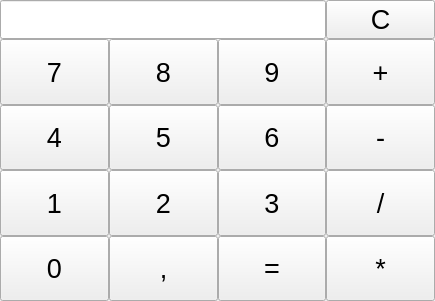
<?xml version="1.0" encoding="UTF-8"?>
<ui version="4.0">
 <class>CalculatorForm</class>
 <widget class="QWidget" name="CalculatorForm">
  <property name="geometry">
   <rect>
    <x>0</x>
    <y>0</y>
    <width>435</width>
    <height>301</height>
   </rect>
  </property>
  <property name="windowTitle">
   <string>Form</string>
  </property>
  <layout class="QVBoxLayout" name="verticalLayout">
   <property name="spacing">
    <number>0</number>
   </property>
   <property name="leftMargin">
    <number>0</number>
   </property>
   <property name="topMargin">
    <number>0</number>
   </property>
   <property name="rightMargin">
    <number>0</number>
   </property>
   <property name="bottomMargin">
    <number>0</number>
   </property>
   <item>
    <layout class="QGridLayout" name="gridLayout">
     <property name="spacing">
      <number>0</number>
     </property>
     <item row="1" column="0">
      <widget class="QPushButton" name="button7">
       <property name="sizePolicy">
        <sizepolicy hsizetype="Expanding" vsizetype="Expanding">
         <horstretch>0</horstretch>
         <verstretch>0</verstretch>
        </sizepolicy>
       </property>
       <property name="font">
        <font>
         <pointsize>20</pointsize>
        </font>
       </property>
       <property name="text">
        <string>7</string>
       </property>
      </widget>
     </item>
     <item row="1" column="1">
      <widget class="QPushButton" name="button8">
       <property name="sizePolicy">
        <sizepolicy hsizetype="Expanding" vsizetype="Expanding">
         <horstretch>0</horstretch>
         <verstretch>0</verstretch>
        </sizepolicy>
       </property>
       <property name="font">
        <font>
         <pointsize>20</pointsize>
        </font>
       </property>
       <property name="text">
        <string>8</string>
       </property>
      </widget>
     </item>
     <item row="1" column="2">
      <widget class="QPushButton" name="button9">
       <property name="sizePolicy">
        <sizepolicy hsizetype="Expanding" vsizetype="Expanding">
         <horstretch>0</horstretch>
         <verstretch>0</verstretch>
        </sizepolicy>
       </property>
       <property name="font">
        <font>
         <pointsize>20</pointsize>
        </font>
       </property>
       <property name="text">
        <string>9</string>
       </property>
      </widget>
     </item>
     <item row="1" column="3">
      <widget class="QPushButton" name="buttonPlus">
       <property name="sizePolicy">
        <sizepolicy hsizetype="Expanding" vsizetype="Expanding">
         <horstretch>0</horstretch>
         <verstretch>0</verstretch>
        </sizepolicy>
       </property>
       <property name="font">
        <font>
         <pointsize>20</pointsize>
        </font>
       </property>
       <property name="text">
        <string>+</string>
       </property>
      </widget>
     </item>
     <item row="2" column="0">
      <widget class="QPushButton" name="button4">
       <property name="sizePolicy">
        <sizepolicy hsizetype="Expanding" vsizetype="Expanding">
         <horstretch>0</horstretch>
         <verstretch>0</verstretch>
        </sizepolicy>
       </property>
       <property name="font">
        <font>
         <pointsize>20</pointsize>
        </font>
       </property>
       <property name="text">
        <string>4</string>
       </property>
      </widget>
     </item>
     <item row="2" column="1">
      <widget class="QPushButton" name="button5">
       <property name="sizePolicy">
        <sizepolicy hsizetype="Expanding" vsizetype="Expanding">
         <horstretch>0</horstretch>
         <verstretch>0</verstretch>
        </sizepolicy>
       </property>
       <property name="font">
        <font>
         <pointsize>20</pointsize>
        </font>
       </property>
       <property name="text">
        <string>5</string>
       </property>
      </widget>
     </item>
     <item row="2" column="2">
      <widget class="QPushButton" name="button6">
       <property name="sizePolicy">
        <sizepolicy hsizetype="Expanding" vsizetype="Expanding">
         <horstretch>0</horstretch>
         <verstretch>0</verstretch>
        </sizepolicy>
       </property>
       <property name="font">
        <font>
         <pointsize>20</pointsize>
        </font>
       </property>
       <property name="text">
        <string>6</string>
       </property>
      </widget>
     </item>
     <item row="2" column="3">
      <widget class="QPushButton" name="buttonMinus">
       <property name="sizePolicy">
        <sizepolicy hsizetype="Expanding" vsizetype="Expanding">
         <horstretch>0</horstretch>
         <verstretch>0</verstretch>
        </sizepolicy>
       </property>
       <property name="font">
        <font>
         <pointsize>20</pointsize>
        </font>
       </property>
       <property name="text">
        <string>-</string>
       </property>
      </widget>
     </item>
     <item row="3" column="0">
      <widget class="QPushButton" name="button1">
       <property name="sizePolicy">
        <sizepolicy hsizetype="Expanding" vsizetype="Expanding">
         <horstretch>0</horstretch>
         <verstretch>0</verstretch>
        </sizepolicy>
       </property>
       <property name="font">
        <font>
         <pointsize>20</pointsize>
        </font>
       </property>
       <property name="text">
        <string>1</string>
       </property>
      </widget>
     </item>
     <item row="3" column="1">
      <widget class="QPushButton" name="button2">
       <property name="sizePolicy">
        <sizepolicy hsizetype="Expanding" vsizetype="Expanding">
         <horstretch>0</horstretch>
         <verstretch>0</verstretch>
        </sizepolicy>
       </property>
       <property name="font">
        <font>
         <pointsize>20</pointsize>
        </font>
       </property>
       <property name="text">
        <string>2</string>
       </property>
      </widget>
     </item>
     <item row="3" column="2">
      <widget class="QPushButton" name="button3">
       <property name="sizePolicy">
        <sizepolicy hsizetype="Expanding" vsizetype="Expanding">
         <horstretch>0</horstretch>
         <verstretch>0</verstretch>
        </sizepolicy>
       </property>
       <property name="font">
        <font>
         <pointsize>20</pointsize>
        </font>
       </property>
       <property name="text">
        <string>3</string>
       </property>
      </widget>
     </item>
     <item row="3" column="3">
      <widget class="QPushButton" name="buttonDiv">
       <property name="sizePolicy">
        <sizepolicy hsizetype="Expanding" vsizetype="Expanding">
         <horstretch>0</horstretch>
         <verstretch>0</verstretch>
        </sizepolicy>
       </property>
       <property name="font">
        <font>
         <pointsize>20</pointsize>
        </font>
       </property>
       <property name="text">
        <string>/</string>
       </property>
      </widget>
     </item>
     <item row="4" column="0">
      <widget class="QPushButton" name="button0">
       <property name="sizePolicy">
        <sizepolicy hsizetype="Expanding" vsizetype="Expanding">
         <horstretch>0</horstretch>
         <verstretch>0</verstretch>
        </sizepolicy>
       </property>
       <property name="font">
        <font>
         <pointsize>20</pointsize>
        </font>
       </property>
       <property name="text">
        <string>0</string>
       </property>
      </widget>
     </item>
     <item row="4" column="1">
      <widget class="QPushButton" name="buttonDecPoint">
       <property name="sizePolicy">
        <sizepolicy hsizetype="Expanding" vsizetype="Expanding">
         <horstretch>0</horstretch>
         <verstretch>0</verstretch>
        </sizepolicy>
       </property>
       <property name="font">
        <font>
         <pointsize>20</pointsize>
        </font>
       </property>
       <property name="text">
        <string>,</string>
       </property>
      </widget>
     </item>
     <item row="4" column="2">
      <widget class="QPushButton" name="buttonEval">
       <property name="sizePolicy">
        <sizepolicy hsizetype="Expanding" vsizetype="Expanding">
         <horstretch>0</horstretch>
         <verstretch>0</verstretch>
        </sizepolicy>
       </property>
       <property name="font">
        <font>
         <pointsize>20</pointsize>
        </font>
       </property>
       <property name="text">
        <string>=</string>
       </property>
      </widget>
     </item>
     <item row="4" column="3">
      <widget class="QPushButton" name="buttonMul">
       <property name="sizePolicy">
        <sizepolicy hsizetype="Expanding" vsizetype="Expanding">
         <horstretch>0</horstretch>
         <verstretch>0</verstretch>
        </sizepolicy>
       </property>
       <property name="font">
        <font>
         <pointsize>20</pointsize>
        </font>
       </property>
       <property name="text">
        <string>*</string>
       </property>
      </widget>
     </item>
     <item row="0" column="3">
      <widget class="QPushButton" name="buttonClear">
       <property name="font">
        <font>
         <pointsize>20</pointsize>
        </font>
       </property>
       <property name="text">
        <string>C</string>
       </property>
      </widget>
     </item>
     <item row="0" column="0" colspan="3">
      <widget class="QLineEdit" name="lineEdit">
       <property name="sizePolicy">
        <sizepolicy hsizetype="Expanding" vsizetype="Preferred">
         <horstretch>0</horstretch>
         <verstretch>0</verstretch>
        </sizepolicy>
       </property>
       <property name="font">
        <font>
         <pointsize>20</pointsize>
        </font>
       </property>
       <property name="text">
        <string/>
       </property>
       <property name="alignment">
        <set>Qt::AlignRight|Qt::AlignTrailing|Qt::AlignVCenter</set>
       </property>
       <property name="readOnly">
        <bool>true</bool>
       </property>
      </widget>
     </item>
    </layout>
   </item>
  </layout>
 </widget>
 <resources/>
 <connections/>
</ui>
